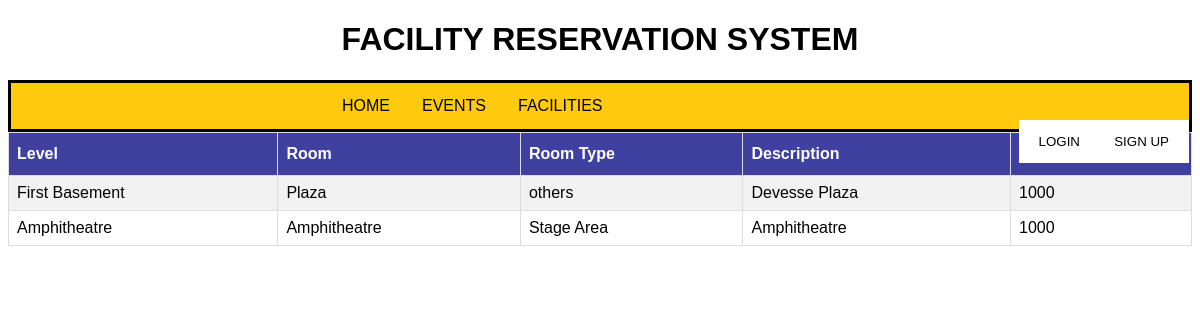
The page /php/list_facilities.php on the database its author committed.
### tables this page shows
CREATE TABLE `facility` (
  `FacID` int(255) NOT NULL,
  `Level` varchar(255) NOT NULL,
  `room` varchar(255) NOT NULL,
  `roomType` varchar(255) NOT NULL,
  `description` varchar(255) NOT NULL,
  `capacity` int(255) NOT NULL,
  `Reservation` varchar(255) NOT NULL
);

### php/list_facilities.php (the view, shortened to what this page needs)
<?php
	include('DBConnector.php');
?>
<!DOCTYPE html>
<html>
<head>
	<link rel="stylesheet" href="../stylesheet/style.css">
	<h1>FACILITY RESERVATION SYSTEM</h1>
</head>
<body>
	  <button onclick="document.getElementById('id01').style.display='block'" style="width:auto;" class="loginB">LOGIN</button>
	  <button onclick="document.getElementById('id02').style.display='block'" style="width:auto;" class="signupB">SIGN UP</button>
		<ul class="menu">
		<li class="home"><a href="../index.html" class="home">HOME</a></li>
		<li class="events"><a href="event_page.php" class="events">EVENTS</a></li>
		<li class="faci"><a href="list_facilities.php" class="faci">FACILITIES</a></li>
	</ul>
	<table id="customers">
		<tr>
			<th>Level</th>
			<th>Room</th>
			<th>Room Type</th>
			<th>Description</th>
			<th>Capacity</th>
		</tr>
<?php
	$sql = "SELECT * FROM facility";
	$result = $conn-> query($sql);
	if ($result-> num_rows > 0){
		while ($row = $result-> fetch_assoc()){
			echo "<tr>
					<td>" . $row["Level"] . "</td>
					<td>" . $row["room"] . "</td>
					<td>" . $row["roomType"] . "</td>
					<td>"  . $row["description"] . "</td>
					<td>" . $row["capacity"] . "</td>
				  </tr>";
		}
		echo "</table>";
	}else{
		echo "0 result";
	}
?>
</body>
</html>

### stylesheet/style.css (style rules this page uses)
h1 { text-align: center; }
ul.menu { list-style-type: none; margin: 0px; padding: 0; overflow: hidden; background-color:#ffcb0c; border-style: solid; }
li.home { float: left; margin-right: -450px; margin-left: 315px; }
li.events { float: left; margin-right: -450px; margin-left: 395px; }
li.faci { float: left; margin-right: -450px; margin-left: 450px; }
li a.home { display: block; color: black; text-align: center; padding: 14px 16px; text-decoration: none; font-style: bold; }
li a.events { display: block; color: black; text-align: center; padding: 14px 16px; text-decoration: none; font-style: bold; }
li a.faci { display: block; color: black; text-align: center; padding: 14px 16px; text-decoration: none; font-style: bold; }
body { font-family: Arial, Helvetica, sans-serif; }
button.loginB { background-color: white; color: black; padding: 14px 20px; position: fixed; right: 0; top: 50%; width: 8em; margin-top: -21em; margin-right: 100px; border: none; cursor: pointer; width: 100%; }
button.signupB { background-color: white; color: black; padding: 14px 20px; position: fixed; right: 0; top: 50%; width: 8em; margin-top: -21em; margin-right: 11px; border: none; cursor: pointer; width: 100%; }
#customers { font-family: "Trebuchet MS", Arial, Helvetica, sans-serif; border-collapse: collapse; width: 100%; }
#customers td, #customers th { border: 1px solid #ddd; padding: 8px; }
#customers tr:nth-child(even) { background-color: #f2f2f2; }
#customers th { padding-top: 12px; padding-bottom: 12px; text-align: left; background-color: #4040a1; color: white; }

### rows shown on the page
facility: Level "First Basement", room "Plaza", roomType "others", description "Devesse Plaza", capacity "1000"
facility: Level "Amphitheatre", room "Amphitheatre", roomType "Stage Area", description "Amphitheatre", capacity "1000"
